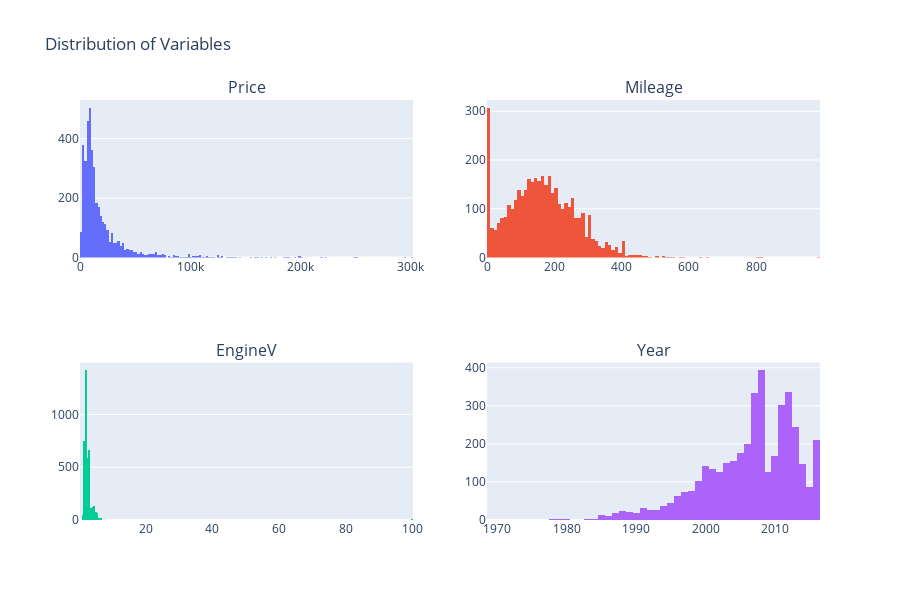

The code cell stored with this chart in its notebook:
### Markdown cell above
### 1.2 Dealing with outliers

A great step in the data exploration is to display the probability distribution function (PDF) of a variable. The PDF will show us how that variable is distributed. This makes it very easy to spot anomalies, such as outliers. The PDF is often the basis on which we decide whether we want to transform a feature.

It is easy to detect outliers within a dataset, if we view the probability distribution of an independent variable. Outliers may bias the dataset and therefore result in wrong prediction. Therefore, it is always recommended to remove outliers before applying regression if the presence of an outlier impacts the dataset heavily. For example, when dealing with house price, if some of the data contains the prices of house from an urban area and rest of them from a rural area, then usually the price of houses from urban area will be considered as an outlier. Since the prices of house in an urban area is considered to be much higher than that of rural area, the presence of such data might bias the model and provide the wrong prediction.

- **Removing outliers that lie above a certain percentile:** We can plot the distribution of a variable. If we see that over 90\% of the sorted data lies within a specific range, and the rest 10\% is very different from that of the 90\%, we can consider that data as outlier and only keep the ones that lie within a certain percentile.

### Code cell
configure_plotly_browser_state()
fig = plt.figure()
fig = make_subplots(rows=2, cols=2, 
                    subplot_titles=('Price', 'Mileage', 'EngineV', 'Year'))

fig.add_trace(go.Histogram(x=data_no_mv['Price'], name='Price'), row=1, col=1)
fig.add_trace(go.Histogram(x=data_no_mv['Mileage'], name='Mileage'), row=1, col=2)
fig.add_trace(go.Histogram(x=data_no_mv['EngineV'], name='EngineV'), row=2, col=1)
fig.add_trace(go.Histogram(x=data_no_mv['Year'], name='Year'), row=2, col=2)

fig.update_layout(height=600, showlegend=False, title_text="Distribution of Variables")
fig.show()

### Figure 1 — Plotly figure (JSON) as saved in the notebook; plotly's stock layout.template omitted (floating-point values rounded to 4 significant figures; data arrays with more than 128 entries replaced by an {"elided": "..."} marker saying what was removed)
{"data": [{"name": "Price", "type": "histogram", "x": {"elided": "4025 float values"}, "xaxis": "x", "yaxis": "y"}, {"name": "Mileage", "type": "histogram", "x": {"elided": "4025 int values"}, "xaxis": "x2", "yaxis": "y2"}, {"name": "EngineV", "type": "histogram", "x": {"elided": "4025 float values"}, "xaxis": "x3", "yaxis": "y3"}, {"name": "Year", "type": "histogram", "x": {"elided": "4025 int values"}, "xaxis": "x4", "yaxis": "y4"}], "layout": {"annotations": [{"font": {"size": 16}, "showarrow": false, "text": "Price", "x": 0.225, "xanchor": "center", "xref": "paper", "y": 1, "yanchor": "bottom", "yref": "paper"}, {"font": {"size": 16}, "showarrow": false, "text": "Mileage", "x": 0.775, "xanchor": "center", "xref": "paper", "y": 1, "yanchor": "bottom", "yref": "paper"}, {"font": {"size": 16}, "showarrow": false, "text": "EngineV", "x": 0.225, "xanchor": "center", "xref": "paper", "y": 0.375, "yanchor": "bottom", "yref": "paper"}, {"font": {"size": 16}, "showarrow": false, "text": "Year", "x": 0.775, "xanchor": "center", "xref": "paper", "y": 0.375, "yanchor": "bottom", "yref": "paper"}], "height": 600, "showlegend": false, "title": {"text": "Distribution of Variables"}, "xaxis": {"anchor": "y", "domain": [0, 0.45]}, "xaxis2": {"anchor": "y2", "domain": [0.55, 1]}, "xaxis3": {"anchor": "y3", "domain": [0, 0.45]}, "xaxis4": {"anchor": "y4", "domain": [0.55, 1]}, "yaxis": {"anchor": "x", "domain": [0.625, 1]}, "yaxis2": {"anchor": "x2", "domain": [0.625, 1]}, "yaxis3": {"anchor": "x3", "domain": [0, 0.375]}, "yaxis4": {"anchor": "x4", "domain": [0, 0.375]}}}
